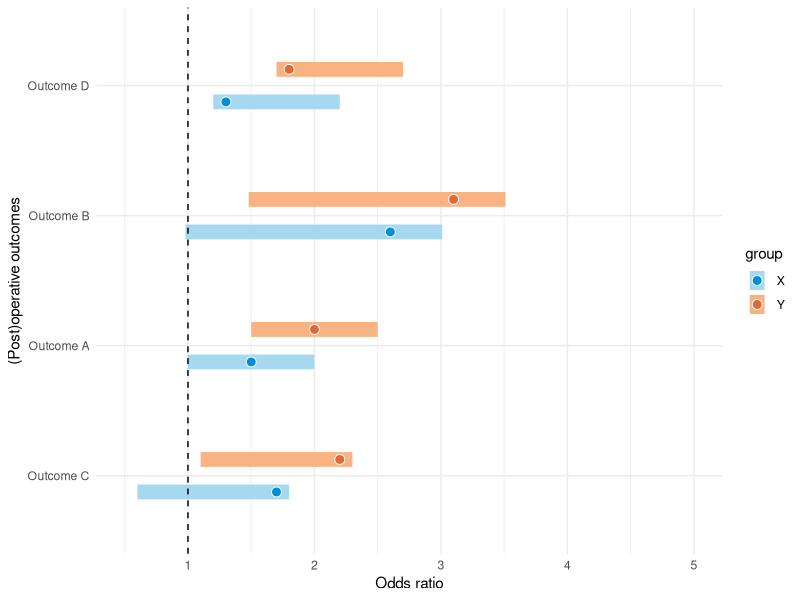

Reproduce this figure in R.
library('ggplot2') 

Outcome_order <- c('Outcome C', 'Outcome A', 'Outcome B', 'Outcome D')

#this is the first dataset you have
df1 <- data.frame(Outcome=c("Outcome A", "Outcome B", "Outcome C", "Outcome D"),
                  OR=c(1.50, 2.60, 1.70, 1.30),
                  Lower=c(1.00, 0.98, 0.60, 1.20),
                  Upper=c(2.00, 3.01, 1.80, 2.20))
# add a group column
df1$group <- "X"
# create a second dataset, similar format to first
df2 <- df1
# different group
df2$group <- "Y"
# and we adjust the values a bit, so it will look different in the plot
df2[,c("OR","Lower","Upper")] <- df2[,c("OR","Lower","Upper")] +0.5

# combine the two datasets                      
df = rbind(df1,df2)
# you can do the factoring here
df$Outcome = factor (df$Outcome, level=Outcome_order)

#define colours for dots and bars
dotCOLS = c("#a6d8f0","#f9b282")
barCOLS = c("#008fd5","#de6b35")


p <- ggplot(df, aes(x=Outcome, y=OR, ymin=Lower, ymax=Upper,col=group,fill=group)) + 
  #specify position here
  geom_linerange(size=5,position=position_dodge(width = 0.5)) +
  geom_hline(yintercept=1, lty=2) +
  #specify position here too
  geom_point(size=3, shape=21, colour="white", stroke = 0.5,position=position_dodge(width = 0.5)) +
  scale_fill_manual(values=barCOLS)+
  scale_color_manual(values=dotCOLS)+
  scale_x_discrete(name="(Post)operative outcomes") +
  scale_y_continuous(name="Odds ratio", limits = c(0.5, 5)) +
  coord_flip() +
  theme_minimal()
p